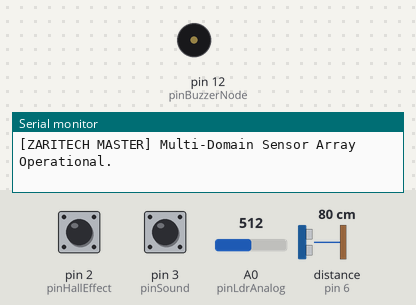
Bench run of a sketch on a simulated Arduino Uno, built with avr-gcc and run on an emulated ATmega328P. Parts: buzzer (waves = sounding, pin HIGH), the last lines printed to the serial monitor. Wiring (inferred from the names in the program): ultrasonic range finder: trigger pin 5; echo pin 6. The inputs (shaded band) are chosen by the test bench; at power-on: distance to the obstacle (sensor on pin 6) 80 cm, A0 (pinLdrAnalog) = 512, pin 2 (pinHallEffect) HIGH, pin 3 (pinSound) HIGH. The echo pulse lasts 58.3 µs per cm; pins used as bus, display or sensor lines are not drawn.

Above: at 1.2 s.
1.3 s: distance to the obstacle (sensor on pin 6) set to 17 cm
2.8 s: distance to the obstacle (sensor on pin 6) set to 14 cm
At 3.1 s:
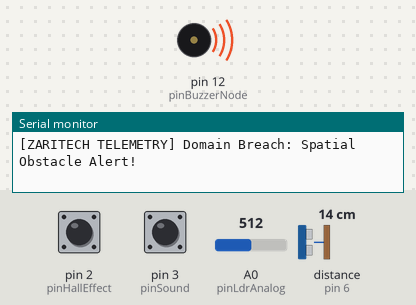
5.8 s: A0 (pinLdrAnalog) set to 313
8.8 s: A0 (pinLdrAnalog) set to 293
11.8 s: pin 2 (pinHallEffect) pulled LOW for 0.15 s
At 12.26 s:
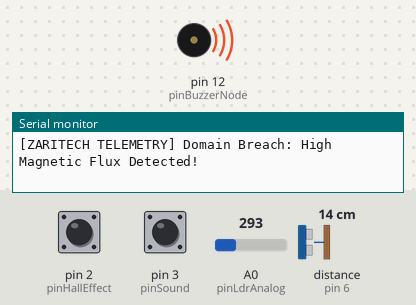
14.9 s: pin 3 (pinSound) pulled LOW for 0.15 s
Timing chart, 0 to 19.0 s (numbered marks = the images above; inputs shaded):
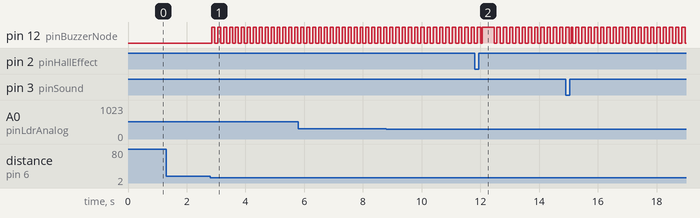

The sketch:

zaritech_sensor_fusion_suite.ino
```cpp
// (licence header left out)
// Hardware Input/Output Pin Allocations
const int pinHallEffect = 2;  // Mapped to D2 (Hardware Interrupt 0)
const int pinSound     = 3;  // Mapped to D3 (Hardware Interrupt 1)
const int pinSonarTrig = 5;  // Mapped to D5 (Sonic Pulse Output)
const int pinSonarEcho = 6;  // Mapped to D6 (Sonic Delay Input)
const int pinLdrAnalog = A0; // Mapped to A0 (Luminance Tracking)
const int pinBuzzerNode= 12; // Mapped to D12 (Universal Acoustic Alert)

// Volumetric Telemetry Bound Thresholds
const int DARKNESS_LIMIT_ADC = 300; // Calibrated lower ambient light line

void setup() {
  // Initialize Corporate Logging Diagnostics Pipeline
  Serial.begin(9600);
  Serial.println("\n[ZARITECH MASTER] Booting Heterogeneous Sensor Fusion Complex...");

  // Register Input-Output Interface Parameters
  pinMode(pinHallEffect, INPUT_PULLUP);
  pinMode(pinSound, INPUT_PULLUP);
  pinMode(pinSonarEcho, INPUT);

  pinMode(pinSonarTrig, OUTPUT);
  pinMode(pinBuzzerNode, OUTPUT);

  // Set Safe Default Topologies
  digitalWrite(pinSonarTrig, LOW);
  digitalWrite(pinBuzzerNode, LOW);

  Serial.println("[ZARITECH MASTER] Multi-Domain Sensor Array Operational.");
}

void loop() {
  // 1. Process Spatial Proximity Telemetry Loop
  digitalWrite(pinSonarTrig, LOW); delayMicroseconds(2);
  digitalWrite(pinSonarTrig, HIGH); delayMicroseconds(10);
  digitalWrite(pinSonarTrig, LOW);
  long durationTicks = pulseIn(pinSonarEcho, HIGH);
  int computedDistanceCm = durationTicks * 0.034 / 2;

  // 2. Process Optical Lux Telemetry Loop
  int currentLuxAdc = analogRead(pinLdrAnalog);

  // 3. Process Magnetic Flux Binary State
  bool isMagnetPresent = (digitalRead(pinHallEffect) == LOW); // Active-LOW sensor mapping

  // 4. Process Acoustic Noise State Switch
  bool isSoundTriggered = (digitalRead(pinSound) == LOW);    // Active-LOW sensor mapping

  // Cross-Domain Evaluation & Core Telemetry Logging
  if (computedDistanceCm > 0 && computedDistanceCm < 15) {
    Serial.println("[ZARITECH TELEMETRY] Domain Breach: Spatial Obstacle Alert!");
    executeDiagnosticChime(100);
  }

  if (currentLuxAdc < DARKNESS_LIMIT_ADC) {
    Serial.println("[ZARITECH TELEMETRY] Domain Alert: Ambient Lux Depletion Active.");
    // Low frequency pulsing for light warnings
    digitalWrite(pinBuzzerNode, HIGH); delay(10); digitalWrite(pinBuzzerNode, LOW);
  }

  if (isMagnetPresent) {
    Serial.println("[ZARITECH TELEMETRY] Domain Breach: High Magnetic Flux Detected!");
    executeDiagnosticChime(400);
  }

  if (isSoundTriggered) {
    Serial.println("[ZARITECH TELEMETRY] Domain Breach: High Ambient Decibel Peak Registered!");
    executeDiagnosticChime(50);
  }

  delay(100); // System cycle loop padding refresh rate
}

// Low-Latency Diagnostic Notification Routine
void executeDiagnosticChime(int durationMs) {
  digitalWrite(pinBuzzerNode, HIGH);
  delay(durationMs);
  digitalWrite(pinBuzzerNode, LOW);
}
```

Measured:
- the behaviour switches between 16 and 15 cm on distance to the obstacle (sensor on pin 6) (found by bisection; images 0 and 1)
- after the input at 1.3 s, every drawn part: stays the same
- after the input at 2.8 s, pin 12 (pinBuzzerNode): alternates HIGH for 0.10 s and LOW for 0.10 s, starting after 0.05 s
